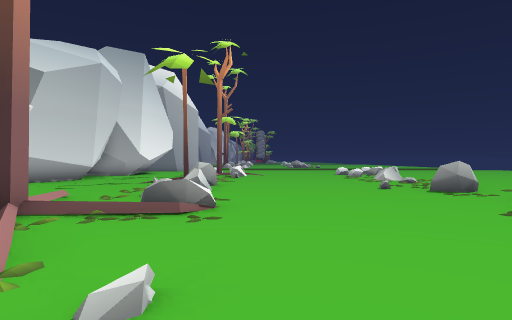
View 1 (above)

23 first-person views from a walk through a 3-D level made in the Unity game engine. The camera is 1.4 m above the floor, looks level and sees 75° across. The floor is counted in squares, 1.8 m on a side. Each view is taken from the middle of a square. On the plan, view 1 faces up. The plan holds only what a view shows up to about 11 squares ahead; the rest is blank. The place goes on beyond the plan. The player is left out.

View 2
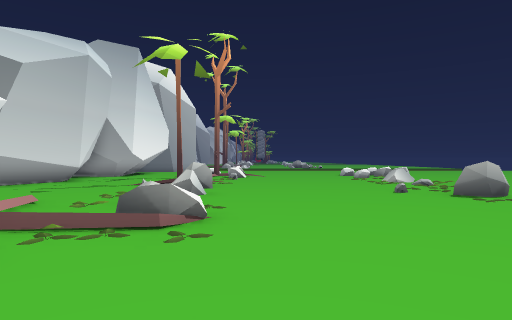

View 3
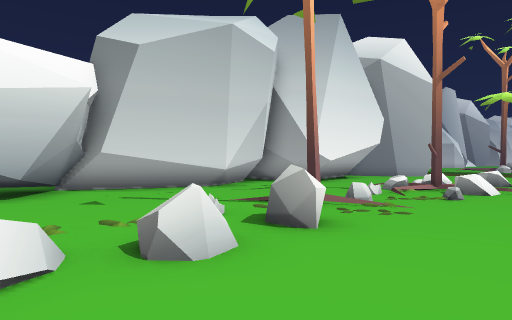

View 4
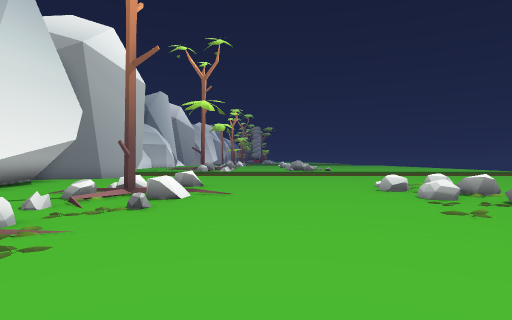

View 5
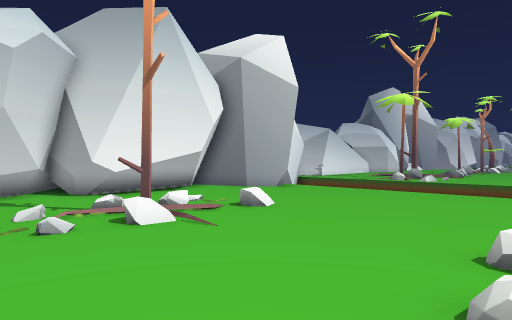

View 6
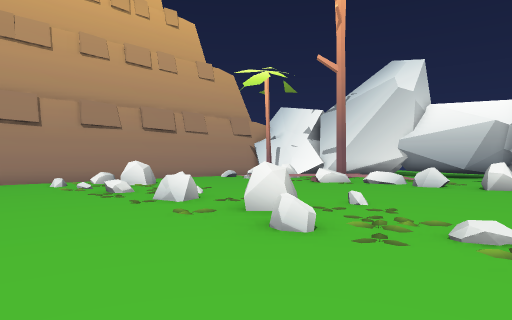

View 7
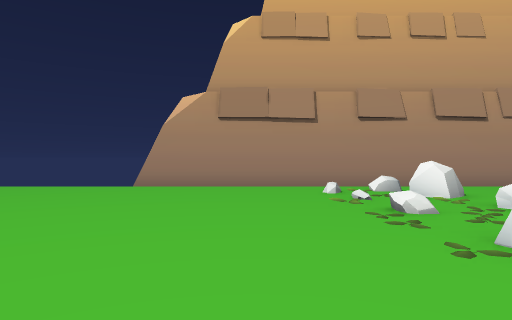

View 8
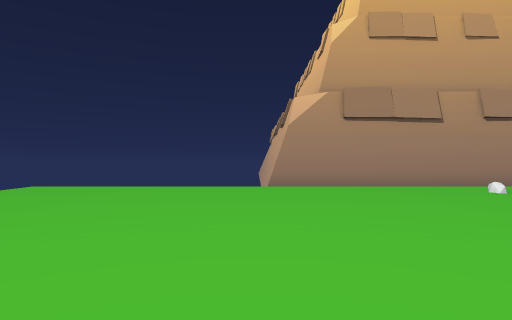

View 9
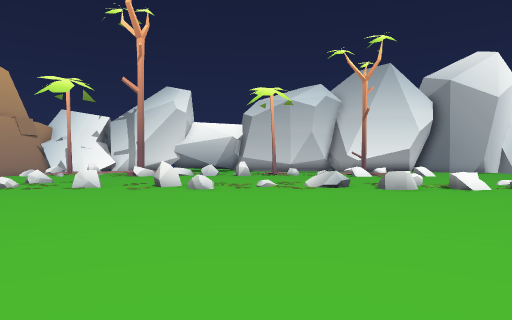

View 10
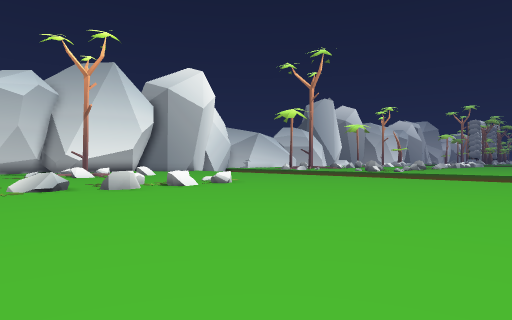

View 11
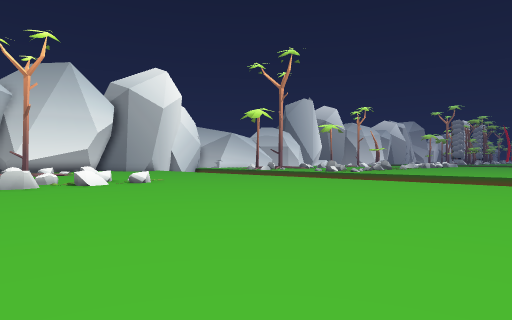

View 12
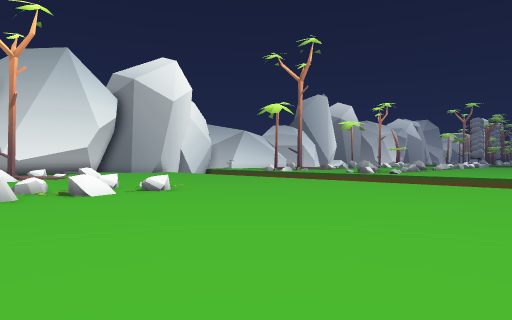

View 13
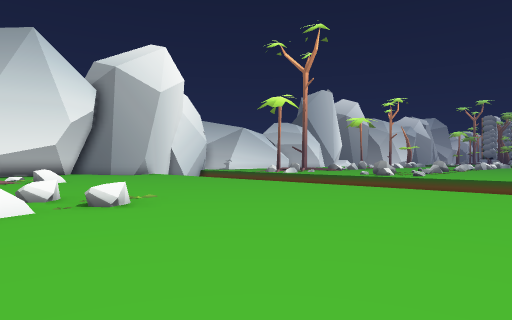

View 14
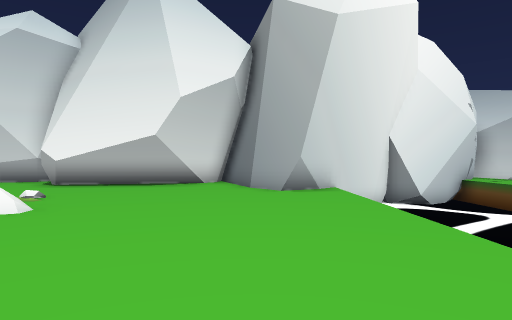

View 15
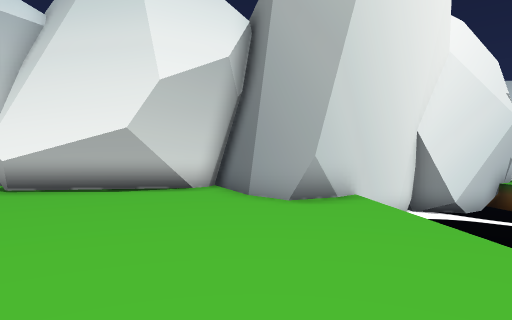

View 16
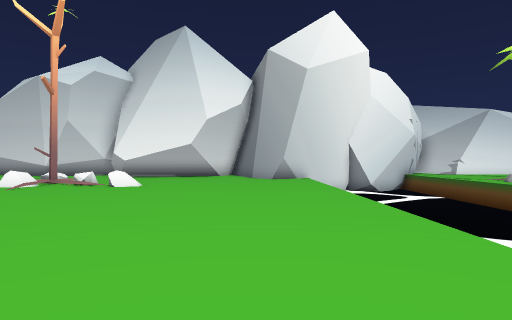

View 17
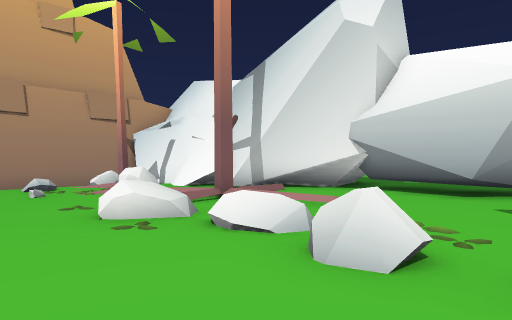

View 18
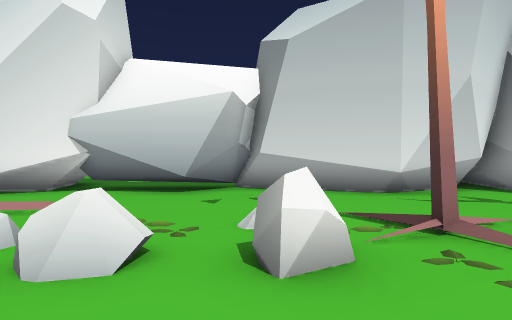

View 19
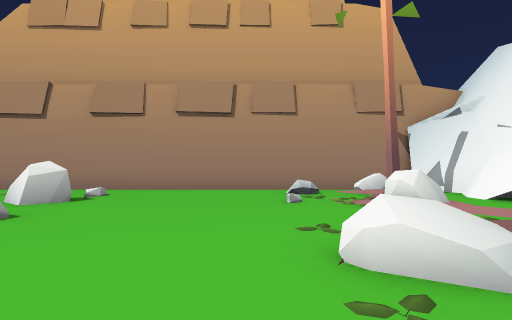

View 20
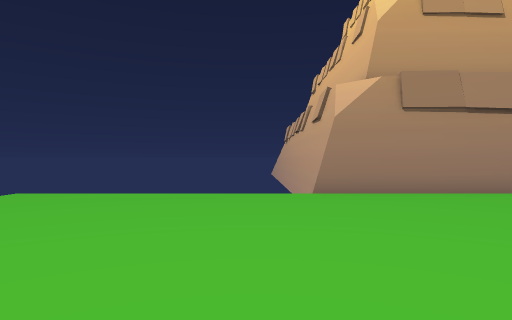

View 21
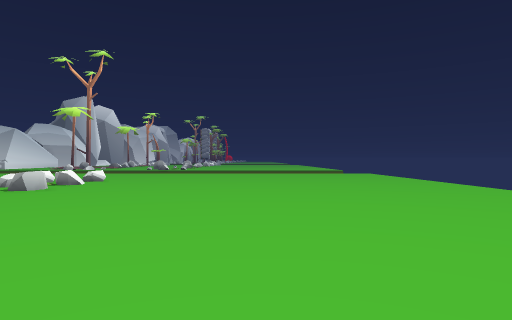

View 22
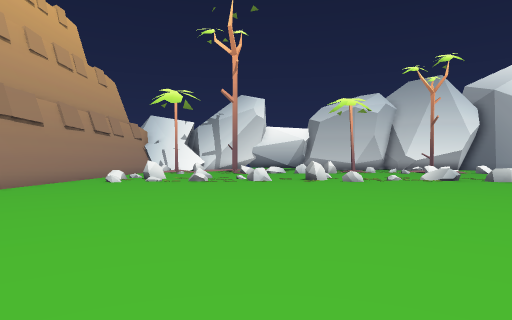

View 23
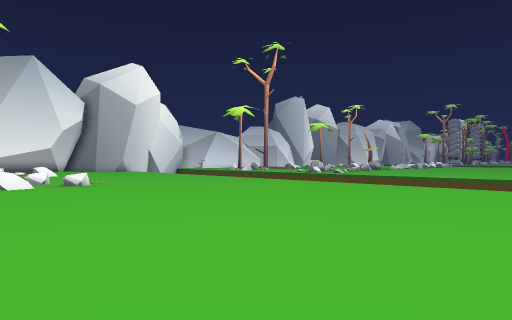

### Floor plan
Key: @ floor where view 1 was taken; # wall or solid block; x gap in a wall; . main floor; : floor 0.25 m higher than the main floor; / step, stairs or slope; = window, fence, low wall or low ledge; ≈ liquid the walk keeps out of; T tree; R rock.
Columns run from 8 left of view 1 to 18 right of it. Each row starts with its distance up from view 1.
 28 #≈≈≈≈≈   ≈≈≈
 27 ##
 26  ##
 25   ##.....................
 24   ##.....................
 23 ####.....................
 22 #........................
 21 ###......................
 20  ##......................
 19   #....R..................
 18   #... T.....RR...........
 17  ##.. R.......:............
 16 ##... RR.....RR............
 15 ##............=............
 14  #..........//.............
 13  #...T#......//...........
 12  #...T#....././...........
 11 ##....x....../...........
 10 #..../#=......#.........
  9 ##.../==................
  8 ##...//......=...........
  7 ##..:./..................
  6 ##....//.....=........... .
  5 ##..####.................
  4  #####......=./..........
  3  #   #......../...........
  2   #  #......=./...........
  1   #  # .....==:............
  0   #  ###@..../.............
 -1   #   ##############=

Positions as (right, up) in squares from view 1, and headings:
1: (0, 0), facing up
2: (0, 1), facing up
3: (1, 7), facing up-left
4: (1, 9), facing up
5: (5, 13), facing up-left
6: (9, 12), facing down-left
7: (8, 9), facing down
8: (12, 9), facing down
9: (15, 11), facing left
10: (15, 11), facing up-left
11: (17, 13), facing up-left
12: (14, 14), facing up-left
13: (12, 16), facing up-left
14: (4, 23), facing left
15: (2, 23), facing left
16: (9, 23), facing left
17: (1, 10), facing down-left
18: (1, 10), facing left
19: (0, 8), facing down
20: (13, 7), facing down
21: (12, 6), facing up
22: (18, 6), facing left
23: (17, 15), facing up-left
